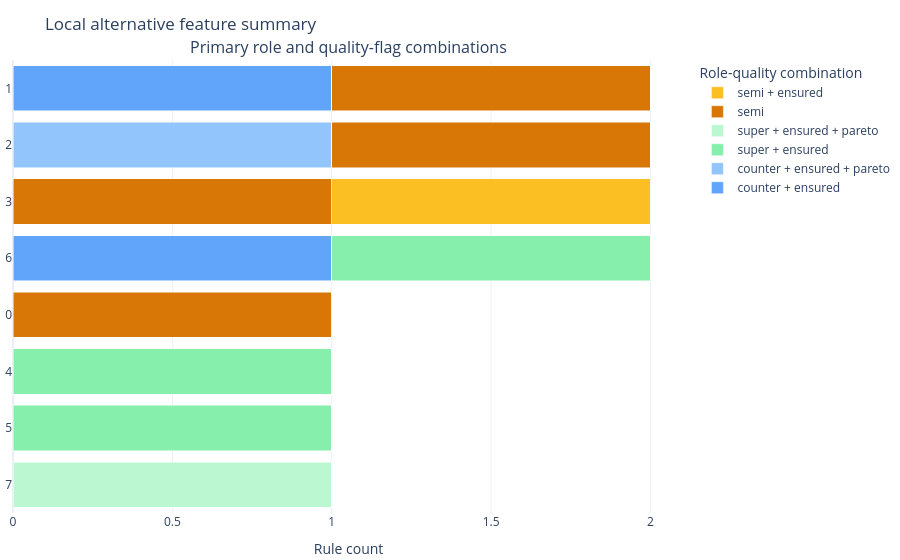

Here is the notebook cell this chart was saved with:
### Markdown cell above
Default view: role-quality combinations only.

### Code cell
alt = alternatives[0].plot(style="plotly.local.alternative_feature_summary", show=True)

### Figure 1 — Plotly figure (JSON) as saved in the notebook; plotly's stock layout.template omitted (floating-point values rounded to 4 significant figures)
{"data": [{"customdata": [1, 0, 0, 1, 0, 0, 0, 0], "hovertemplate": "%{hovertext}<extra></extra>", "hovertext": ["feature: 1<br>feature index: 1<br>current value: -0.06611522595320368<br>role-quality: counter + ensured<br>primary role: counter<br>quality flags: ensured<br>count: 1<br>share within feature: 0.500<br>rule ids/ranks: rule-1 (rank 2)<br>role sources: ce_metadata=1, rule_metadata=0, heuristic=0, unavailable=0", "feature: 2<br>feature index: 2<br>current value: -2.0984040353186995<br>role-quality: counter + ensured<br>primary role: counter<br>quality flags: ensured<br>count: 0<br>share within feature: 0.000<br>rule ids/ranks: <br>role sources: ce_metadata=0, rule_metadata=0, heuristic=0, unavailable=0", "feature: 3<br>feature index: 3<br>current value: 0.25748738048707853<br>role-quality: counter + ensured<br>primary role: counter<br>quality flags: ensured<br>count: 0<br>share within feature: 0.000<br>rule ids/ranks: <br>role sources: ce_metadata=0, rule_metadata=0, heuristic=0, unavailable=0", "feature: 6<br>feature index: 6<br>current value: 0.30687180572231354<br>role-quality: counter + ensured<br>primary role: counter<br>quality flags: ensured<br>count: 1<br>share within feature: 0.500<br>rule ids/ranks: rule-9 (rank 10)<br>role sources: ce_metadata=1, rule_metadata=0, heuristic=0, unavailable=0", "feature: 0<br>feature index: 0<br>current value: -0.4224987168254349<br>role-quality: counter + ensured<br>primary role: counter<br>quality flags: ensured<br>count: 0<br>share within feature: 0.000<br>rule ids/ranks: <br>role sources: ce_metadata=0, rule_metadata=0, heuristic=0, unavailable=0", "feature: 4<br>feature index: 4<br>current value: -1.5187459901338642<br>role-quality: counter + ensured<br>primary role: counter<br>quality flags: ensured<br>count: 0<br>share within feature: 0.000<br>rule ids/ranks: <br>role sources: ce_metadata=0, rule_metadata=0, heuristic=0, unavailable=0", "feature: 5<br>feature index: 5<br>current value: 1.1045544214720489<br>role-quality: counter + ensured<br>primary role: counter<br>quality flags: ensured<br>count: 0<br>share within feature: 0.000<br>rule ids/ranks: <br>role sources: ce_metadata=0, rule_metadata=0, heuristic=0, unavailable=0", "feature: 7<br>feature index: 7<br>current value: 2.7736367156223083<br>role-quality: counter + ensured<br>primary role: counter<br>quality flags: ensured<br>count: 0<br>share within feature: 0.000<br>rule ids/ranks: <br>role sources: ce_metadata=0, rule_metadata=0, heuristic=0, unavailable=0"], "marker": {"color": "#60a5fa"}, "meta": {"panel": "role_quality", "role_quality_key": "counter__ensured"}, "name": "counter + ensured", "orientation": "h", "type": "bar", "x": [1, 0, 0, 1, 0, 0, 0, 0], "xaxis": "x", "y": ["1", "2", "3", "6", "0", "4", "5", "7"], "yaxis": "y"}, {"customdata": [0, 1, 0, 0, 0, 0, 0, 0], "hovertemplate": "%{hovertext}<extra></extra>", "hovertext": ["feature: 1<br>feature index: 1<br>current value: -0.06611522595320368<br>role-quality: counter + ensured + pareto<br>primary role: counter<br>quality flags: ensured, pareto<br>count: 0<br>share within feature: 0.000<br>rule ids/ranks: <br>role sources: ce_metadata=0, rule_metadata=0, heuristic=0, unavailable=0", "feature: 2<br>feature index: 2<br>current value: -2.0984040353186995<br>role-quality: counter + ensured + pareto<br>primary role: counter<br>quality flags: ensured, pareto<br>count: 1<br>share within feature: 0.500<br>rule ids/ranks: rule-4 (rank 5)<br>role sources: ce_metadata=1, rule_metadata=0, heuristic=0, unavailable=0", "feature: 3<br>feature index: 3<br>current value: 0.25748738048707853<br>role-quality: counter + ensured + pareto<br>primary role: counter<br>quality flags: ensured, pareto<br>count: 0<br>share within feature: 0.000<br>rule ids/ranks: <br>role sources: ce_metadata=0, rule_metadata=0, heuristic=0, unavailable=0", "feature: 6<br>feature index: 6<br>current value: 0.30687180572231354<br>role-quality: counter + ensured + pareto<br>primary role: counter<br>quality flags: ensured, pareto<br>count: 0<br>share within feature: 0.000<br>rule ids/ranks: <br>role sources: ce_metadata=0, rule_metadata=0, heuristic=0, unavailable=0", "feature: 0<br>feature index: 0<br>current value: -0.4224987168254349<br>role-quality: counter + ensured + pareto<br>primary role: counter<br>quality flags: ensured, pareto<br>count: 0<br>share within feature: 0.000<br>rule ids/ranks: <br>role sources: ce_metadata=0, rule_metadata=0, heuristic=0, unavailable=0", "feature: 4<br>feature index: 4<br>current value: -1.5187459901338642<br>role-quality: counter + ensured + pareto<br>primary role: counter<br>quality flags: ensured, pareto<br>count: 0<br>share within feature: 0.000<br>rule ids/ranks: <br>role sources: ce_metadata=0, rule_metadata=0, heuristic=0, unavailable=0", "feature: 5<br>feature index: 5<br>current value: 1.1045544214720489<br>role-quality: counter + ensured + pareto<br>primary role: counter<br>quality flags: ensured, pareto<br>count: 0<br>share within feature: 0.000<br>rule ids/ranks: <br>role sources: ce_metadata=0, rule_metadata=0, heuristic=0, unavailable=0", "feature: 7<br>feature index: 7<br>current value: 2.7736367156223083<br>role-quality: counter + ensured + pareto<br>primary role: counter<br>quality flags: ensured, pareto<br>count: 0<br>share within feature: 0.000<br>rule ids/ranks: <br>role sources: ce_metadata=0, rule_metadata=0, heuristic=0, unavailable=0"], "marker": {"color": "#93c5fd"}, "meta": {"panel": "role_quality", "role_quality_key": "counter__ensured__pareto"}, "name": "counter + ensured + pareto", "orientation": "h", "type": "bar", "x": [0, 1, 0, 0, 0, 0, 0, 0], "xaxis": "x", "y": ["1", "2", "3", "6", "0", "4", "5", "7"], "yaxis": "y"}, {"customdata": [0, 0, 0, 1, 0, 1, 1, 0], "hovertemplate": "%{hovertext}<extra></extra>", "hovertext": ["feature: 1<br>feature index: 1<br>current value: -0.06611522595320368<br>role-quality: super + ensured<br>primary role: super<br>quality flags: ensured<br>count: 0<br>share within feature: 0.000<br>rule ids/ranks: <br>role sources: ce_metadata=0, rule_metadata=0, heuristic=0, unavailable=0", "feature: 2<br>feature index: 2<br>current value: -2.0984040353186995<br>role-quality: super + ensured<br>primary role: super<br>quality flags: ensured<br>count: 0<br>share within feature: 0.000<br>rule ids/ranks: <br>role sources: ce_metadata=0, rule_metadata=0, heuristic=0, unavailable=0", "feature: 3<br>feature index: 3<br>current value: 0.25748738048707853<br>role-quality: super + ensured<br>primary role: super<br>quality flags: ensured<br>count: 0<br>share within feature: 0.000<br>rule ids/ranks: <br>role sources: ce_metadata=0, rule_metadata=0, heuristic=0, unavailable=0", "feature: 6<br>feature index: 6<br>current value: 0.30687180572231354<br>role-quality: super + ensured<br>primary role: super<br>quality flags: ensured<br>count: 1<br>share within feature: 0.500<br>rule ids/ranks: rule-10 (rank 11)<br>role sources: ce_metadata=1, rule_metadata=0, heuristic=0, unavailable=0", "feature: 0<br>feature index: 0<br>current value: -0.4224987168254349<br>role-quality: super + ensured<br>primary role: super<br>quality flags: ensured<br>count: 0<br>share within feature: 0.000<br>rule ids/ranks: <br>role sources: ce_metadata=0, rule_metadata=0, heuristic=0, unavailable=0", "feature: 4<br>feature index: 4<br>current value: -1.5187459901338642<br>role-quality: super + ensured<br>primary role: super<br>quality flags: ensured<br>count: 1<br>share within feature: 1.000<br>rule ids/ranks: rule-7 (rank 8)<br>role sources: ce_metadata=1, rule_metadata=0, heuristic=0, unavailable=0", "feature: 5<br>feature index: 5<br>current value: 1.1045544214720489<br>role-quality: super + ensured<br>primary role: super<br>quality flags: ensured<br>count: 1<br>share within feature: 1.000<br>rule ids/ranks: rule-8 (rank 9)<br>role sources: ce_metadata=1, rule_metadata=0, heuristic=0, unavailable=0", "feature: 7<br>feature index: 7<br>current value: 2.7736367156223083<br>role-quality: super + ensured<br>primary role: super<br>quality flags: ensured<br>count: 0<br>share within feature: 0.000<br>rule ids/ranks: <br>role sources: ce_metadata=0, rule_metadata=0, heuristic=0, unavailable=0"], "marker": {"color": "#86efac"}, "meta": {"panel": "role_quality", "role_quality_key": "super__ensured"}, "name": "super + ensured", "orientation": "h", "type": "bar", "x": [0, 0, 0, 1, 0, 1, 1, 0], "xaxis": "x", "y": ["1", "2", "3", "6", "0", "4", "5", "7"], "yaxis": "y"}, {"customdata": [0, 0, 0, 0, 0, 0, 0, 1], "hovertemplate": "%{hovertext}<extra></extra>", "hovertext": ["feature: 1<br>feature index: 1<br>current value: -0.06611522595320368<br>role-quality: super + ensured + pareto<br>primary role: super<br>quality flags: ensured, pareto<br>count: 0<br>share within feature: 0.000<br>rule ids/ranks: <br>role sources: ce_metadata=0, rule_metadata=0, heuristic=0, unavailable=0", "feature: 2<br>feature index: 2<br>current value: -2.0984040353186995<br>role-quality: super + ensured + pareto<br>primary role: super<br>quality flags: ensured, pareto<br>count: 0<br>share within feature: 0.000<br>rule ids/ranks: <br>role sources: ce_metadata=0, rule_metadata=0, heuristic=0, unavailable=0", "feature: 3<br>feature index: 3<br>current value: 0.25748738048707853<br>role-quality: super + ensured + pareto<br>primary role: super<br>quality flags: ensured, pareto<br>count: 0<br>share within feature: 0.000<br>rule ids/ranks: <br>role sources: ce_metadata=0, rule_metadata=0, heuristic=0, unavailable=0", "feature: 6<br>feature index: 6<br>current value: 0.30687180572231354<br>role-quality: super + ensured + pareto<br>primary role: super<br>quality flags: ensured, pareto<br>count: 0<br>share within feature: 0.000<br>rule ids/ranks: <br>role sources: ce_metadata=0, rule_metadata=0, heuristic=0, unavailable=0", "feature: 0<br>feature index: 0<br>current value: -0.4224987168254349<br>role-quality: super + ensured + pareto<br>primary role: super<br>quality flags: ensured, pareto<br>count: 0<br>share within feature: 0.000<br>rule ids/ranks: <br>role sources: ce_metadata=0, rule_metadata=0, heuristic=0, unavailable=0", "feature: 4<br>feature index: 4<br>current value: -1.5187459901338642<br>role-quality: super + ensured + pareto<br>primary role: super<br>quality flags: ensured, pareto<br>count: 0<br>share within feature: 0.000<br>rule ids/ranks: <br>role sources: ce_metadata=0, rule_metadata=0, heuristic=0, unavailable=0", "feature: 5<br>feature index: 5<br>current value: 1.1045544214720489<br>role-quality: super + ensured + pareto<br>primary role: super<br>quality flags: ensured, pareto<br>count: 0<br>share within feature: 0.000<br>rule ids/ranks: <br>role sources: ce_metadata=0, rule_metadata=0, heuristic=0, unavailable=0", "feature: 7<br>feature index: 7<br>current value: 2.7736367156223083<br>role-quality: super + ensured + pareto<br>primary role: super<br>quality flags: ensured, pareto<br>count: 1<br>share within feature: 1.000<br>rule ids/ranks: rule-11 (rank 12)<br>role sources: ce_metadata=1, rule_metadata=0, heuristic=0, unavailable=0"], "marker": {"color": "#bbf7d0"}, "meta": {"panel": "role_quality", "role_quality_key": "super__ensured__pareto"}, "name": "super + ensured + pareto", "orientation": "h", "type": "bar", "x": [0, 0, 0, 0, 0, 0, 0, 1], "xaxis": "x", "y": ["1", "2", "3", "6", "0", "4", "5", "7"], "yaxis": "y"}, {"customdata": [1, 1, 1, 0, 1, 0, 0, 0], "hovertemplate": "%{hovertext}<extra></extra>", "hovertext": ["feature: 1<br>feature index: 1<br>current value: -0.06611522595320368<br>role-quality: semi<br>primary role: semi<br>quality flags: none<br>count: 1<br>share within feature: 0.500<br>rule ids/ranks: rule-2 (rank 3)<br>role sources: ce_metadata=1, rule_metadata=0, heuristic=0, unavailable=0", "feature: 2<br>feature index: 2<br>current value: -2.0984040353186995<br>role-quality: semi<br>primary role: semi<br>quality flags: none<br>count: 1<br>share within feature: 0.500<br>rule ids/ranks: rule-3 (rank 4)<br>role sources: ce_metadata=1, rule_metadata=0, heuristic=0, unavailable=0", "feature: 3<br>feature index: 3<br>current value: 0.25748738048707853<br>role-quality: semi<br>primary role: semi<br>quality flags: none<br>count: 1<br>share within feature: 0.500<br>rule ids/ranks: rule-5 (rank 6)<br>role sources: ce_metadata=1, rule_metadata=0, heuristic=0, unavailable=0", "feature: 6<br>feature index: 6<br>current value: 0.30687180572231354<br>role-quality: semi<br>primary role: semi<br>quality flags: none<br>count: 0<br>share within feature: 0.000<br>rule ids/ranks: <br>role sources: ce_metadata=0, rule_metadata=0, heuristic=0, unavailable=0", "feature: 0<br>feature index: 0<br>current value: -0.4224987168254349<br>role-quality: semi<br>primary role: semi<br>quality flags: none<br>count: 1<br>share within feature: 1.000<br>rule ids/ranks: rule-0 (rank 1)<br>role sources: ce_metadata=1, rule_metadata=0, heuristic=0, unavailable=0", "feature: 4<br>feature index: 4<br>current value: -1.5187459901338642<br>role-quality: semi<br>primary role: semi<br>quality flags: none<br>count: 0<br>share within feature: 0.000<br>rule ids/ranks: <br>role sources: ce_metadata=0, rule_metadata=0, heuristic=0, unavailable=0", "feature: 5<br>feature index: 5<br>current value: 1.1045544214720489<br>role-quality: semi<br>primary role: semi<br>quality flags: none<br>count: 0<br>share within feature: 0.000<br>rule ids/ranks: <br>role sources: ce_metadata=0, rule_metadata=0, heuristic=0, unavailable=0", "feature: 7<br>feature index: 7<br>current value: 2.7736367156223083<br>role-quality: semi<br>primary role: semi<br>quality flags: none<br>count: 0<br>share within feature: 0.000<br>rule ids/ranks: <br>role sources: ce_metadata=0, rule_metadata=0, heuristic=0, unavailable=0"], "marker": {"color": "#d97706"}, "meta": {"panel": "role_quality", "role_quality_key": "semi"}, "name": "semi", "orientation": "h", "type": "bar", "x": [1, 1, 1, 0, 1, 0, 0, 0], "xaxis": "x", "y": ["1", "2", "3", "6", "0", "4", "5", "7"], "yaxis": "y"}, {"customdata": [0, 0, 1, 0, 0, 0, 0, 0], "hovertemplate": "%{hovertext}<extra></extra>", "hovertext": ["feature: 1<br>feature index: 1<br>current value: -0.06611522595320368<br>role-quality: semi + ensured<br>primary role: semi<br>quality flags: ensured<br>count: 0<br>share within feature: 0.000<br>rule ids/ranks: <br>role sources: ce_metadata=0, rule_metadata=0, heuristic=0, unavailable=0", "feature: 2<br>feature index: 2<br>current value: -2.0984040353186995<br>role-quality: semi + ensured<br>primary role: semi<br>quality flags: ensured<br>count: 0<br>share within feature: 0.000<br>rule ids/ranks: <br>role sources: ce_metadata=0, rule_metadata=0, heuristic=0, unavailable=0", "feature: 3<br>feature index: 3<br>current value: 0.25748738048707853<br>role-quality: semi + ensured<br>primary role: semi<br>quality flags: ensured<br>count: 1<br>share within feature: 0.500<br>rule ids/ranks: rule-6 (rank 7)<br>role sources: ce_metadata=1, rule_metadata=0, heuristic=0, unavailable=0", "feature: 6<br>feature index: 6<br>current value: 0.30687180572231354<br>role-quality: semi + ensured<br>primary role: semi<br>quality flags: ensured<br>count: 0<br>share within feature: 0.000<br>rule ids/ranks: <br>role sources: ce_metadata=0, rule_metadata=0, heuristic=0, unavailable=0", "feature: 0<br>feature index: 0<br>current value: -0.4224987168254349<br>role-quality: semi + ensured<br>primary role: semi<br>quality flags: ensured<br>count: 0<br>share within feature: 0.000<br>rule ids/ranks: <br>role sources: ce_metadata=0, rule_metadata=0, heuristic=0, unavailable=0", "feature: 4<br>feature index: 4<br>current value: -1.5187459901338642<br>role-quality: semi + ensured<br>primary role: semi<br>quality flags: ensured<br>count: 0<br>share within feature: 0.000<br>rule ids/ranks: <br>role sources: ce_metadata=0, rule_metadata=0, heuristic=0, unavailable=0", "feature: 5<br>feature index: 5<br>current value: 1.1045544214720489<br>role-quality: semi + ensured<br>primary role: semi<br>quality flags: ensured<br>count: 0<br>share within feature: 0.000<br>rule ids/ranks: <br>role sources: ce_metadata=0, rule_metadata=0, heuristic=0, unavailable=0", "feature: 7<br>feature index: 7<br>current value: 2.7736367156223083<br>role-quality: semi + ensured<br>primary role: semi<br>quality flags: ensured<br>count: 0<br>share within feature: 0.000<br>rule ids/ranks: <br>role sources: ce_metadata=0, rule_metadata=0, heuristic=0, unavailable=0"], "marker": {"color": "#fbbf24"}, "meta": {"panel": "role_quality", "role_quality_key": "semi__ensured"}, "name": "semi + ensured", "orientation": "h", "type": "bar", "x": [0, 0, 1, 0, 0, 0, 0, 0], "xaxis": "x", "y": ["1", "2", "3", "6", "0", "4", "5", "7"], "yaxis": "y"}], "layout": {"annotations": [{"font": {"size": 16}, "showarrow": false, "text": "Primary role and quality-flag combinations", "x": 0.5, "xanchor": "center", "xref": "paper", "y": 1.0, "yanchor": "bottom", "yref": "paper"}], "autosize": true, "barmode": "stack", "legend": {"title": {"text": "Role-quality combination"}}, "margin": {"b": 40, "l": 5, "r": 24, "t": 60}, "meta": {"artifact_type": "plotly.local.alternative_feature_summary", "panel_config": {"filter_top_features": null, "hover_detail": "compact", "normalize": "count", "show_conjunctions": false, "show_role_quality_summary": true, "sort_by": "total"}}, "title": {"text": "Local alternative feature summary"}, "xaxis": {"anchor": "y", "domain": [0.0, 1.0], "title": {"text": "Rule count"}}, "yaxis": {"anchor": "x", "automargin": true, "autorange": "reversed", "domain": [0.0, 1.0]}}}
